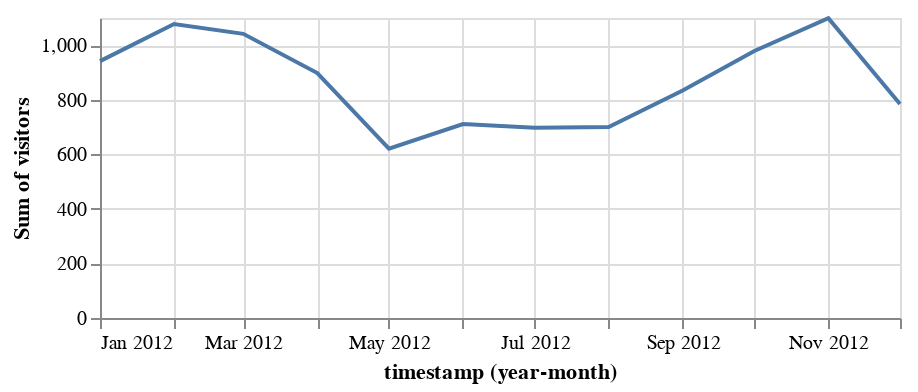

Source (notebook cell):
### Markdown cell above
## Time aggregation

We'd like to aggregate it on different time scales to see what patterns pop out. We saw some aggregation already with the `sum(visitors)` and sorting, but **Altair has many built-in time-scale aggregation functions, too, called TimeUnit Transforms.**

**The documentation lists the 
[Timeunit valid entries](https://altair-viz.github.io/user_guide/transform/timeunit.html)**

### A sum of visitors per month shows some seasonal detail

Here we'll try a couple of different time scales on which to aggregate. First, monthly with `yearmonth()` to see the very coarse-scale **monthly** trends over the year.

### Code cell
alt.Chart(pageviews).mark_line().encode(
    x = 'yearmonth(timestamp):T',
    y = 'sum(visitors):Q'
).properties(
    width=400,
    height=150
)

### Figure 1 — Vega specification as saved in the notebook (floating-point values rounded to 4 significant figures)
{"$schema": "https://vega.github.io/schema/vega/v5.json", "data": [{"name": "source_0", "values": [{"sum_visitors": 942, "yearmonth_timestamp": "2012-01-01T00:00:00.000"}, {"sum_visitors": 1078, "yearmonth_timestamp": "2012-02-01T00:00:00.000"}, {"sum_visitors": 1042, "yearmonth_timestamp": "2012-03-01T00:00:00.000"}, {"sum_visitors": 898, "yearmonth_timestamp": "2012-04-01T00:00:00.000"}, {"sum_visitors": 621, "yearmonth_timestamp": "2012-05-01T00:00:00.000"}, {"sum_visitors": 711, "yearmonth_timestamp": "2012-06-01T00:00:00.000"}, {"sum_visitors": 698, "yearmonth_timestamp": "2012-07-01T00:00:00.000"}, {"sum_visitors": 700, "yearmonth_timestamp": "2012-08-01T00:00:00.000"}, {"sum_visitors": 834, "yearmonth_timestamp": "2012-09-01T00:00:00.000"}, {"sum_visitors": 979, "yearmonth_timestamp": "2012-10-01T00:00:00.000"}, {"sum_visitors": 1099, "yearmonth_timestamp": "2012-11-01T00:00:00.000"}, {"sum_visitors": 785, "yearmonth_timestamp": "2012-12-01T00:00:00.000"}], "transform": [{"type": "formula", "expr": "toDate(datum['yearmonth_timestamp'])", "as": "yearmonth_timestamp"}]}, {"name": "source_0_y_domain_sum_visitors", "values": [{"min": 621, "max": 1099}]}], "marks": [{"type": "line", "name": "marks", "from": {"data": "source_0"}, "sort": {"field": "datum[\"yearmonth_timestamp\"]"}, "encode": {"update": {"y": {"field": "sum_visitors", "scale": "y"}, "defined": {"signal": "isValid(datum[\"yearmonth_timestamp\"]) && isFinite(+datum[\"yearmonth_timestamp\"]) && isValid(datum[\"sum_visitors\"]) && isFinite(+datum[\"sum_visitors\"])"}, "x": {"field": "yearmonth_timestamp", "scale": "x"}, "description": {"signal": "\"timestamp (year-month): \" + (timeFormat(datum[\"yearmonth_timestamp\"], timeUnitSpecifier([\"year\",\"month\"], {\"year-month\":\"%b %Y \",\"year-month-date\":\"%b %d, %Y \"}))) + \"; Sum of visitors: \" + (format(datum[\"sum_visitors\"], \"\"))"}, "stroke": {"value": "#4c78a8"}}}, "style": ["line"]}], "scales": [{"name": "x", "type": "time", "domain": {"data": "source_0", "field": "yearmonth_timestamp"}, "range": [0, {"signal": "width"}]}, {"name": "y", "type": "linear", "domain": [{"signal": "(data(\"source_0_y_domain_sum_visitors\")[0] || {}).min"}, {"signal": "(data(\"source_0_y_domain_sum_visitors\")[0] || {}).max"}], "range": [{"signal": "height"}, 0], "zero": true, "nice": true}], "axes": [{"scale": "x", "tickCount": {"signal": "ceil(width/40)"}, "gridScale": "y", "domain": false, "labels": false, "orient": "bottom", "aria": false, "minExtent": 0, "maxExtent": 0, "ticks": false, "zindex": 0, "tickMinStep": {"signal": "datetime(2001, 1, 1, 0, 0, 0, 0) - datetime(2001, 0, 1, 0, 0, 0, 0)"}, "grid": true}, {"scale": "y", "tickCount": {"signal": "ceil(height/40)"}, "domain": false, "maxExtent": 0, "gridScale": "x", "grid": true, "minExtent": 0, "labels": false, "aria": false, "zindex": 0, "orient": "left", "ticks": false}, {"scale": "x", "grid": false, "labelFlush": true, "labelOverlap": true, "zindex": 0, "orient": "bottom", "format": {"signal": "timeUnitSpecifier([\"year\",\"month\"], {\"year-month\":\"%b %Y \",\"year-month-date\":\"%b %d, %Y \"})"}, "title": "timestamp (year-month)", "tickCount": {"signal": "ceil(width/40)"}, "tickMinStep": {"signal": "datetime(2001, 1, 1, 0, 0, 0, 0) - datetime(2001, 0, 1, 0, 0, 0, 0)"}}, {"scale": "y", "title": "Sum of visitors", "orient": "left", "labelOverlap": true, "grid": false, "tickCount": {"signal": "ceil(height/40)"}, "zindex": 0}], "padding": 5, "background": "white", "height": 150, "width": 400, "style": "cell"}
